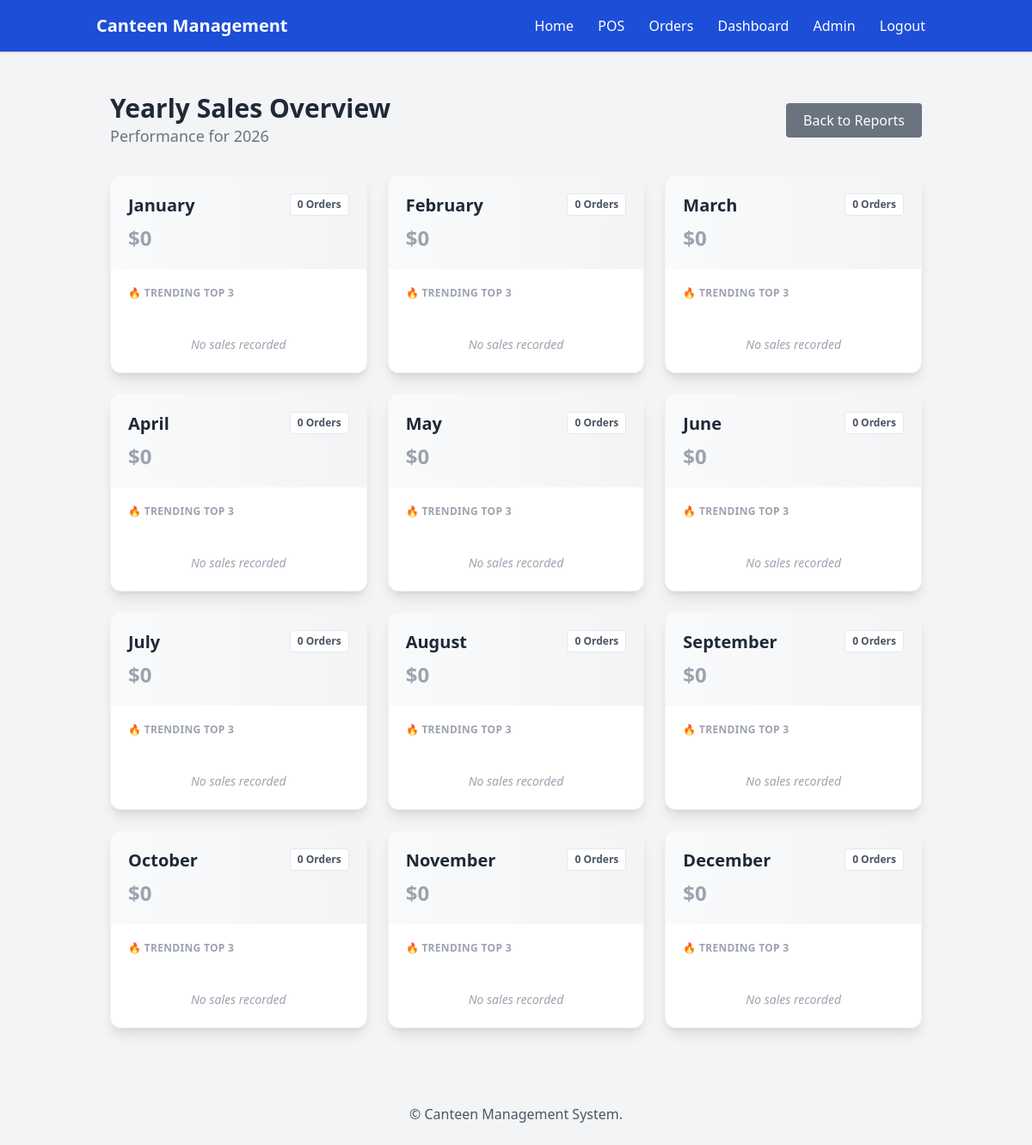
Before: /report/yearly-sales/ (signed in) with the older database file.
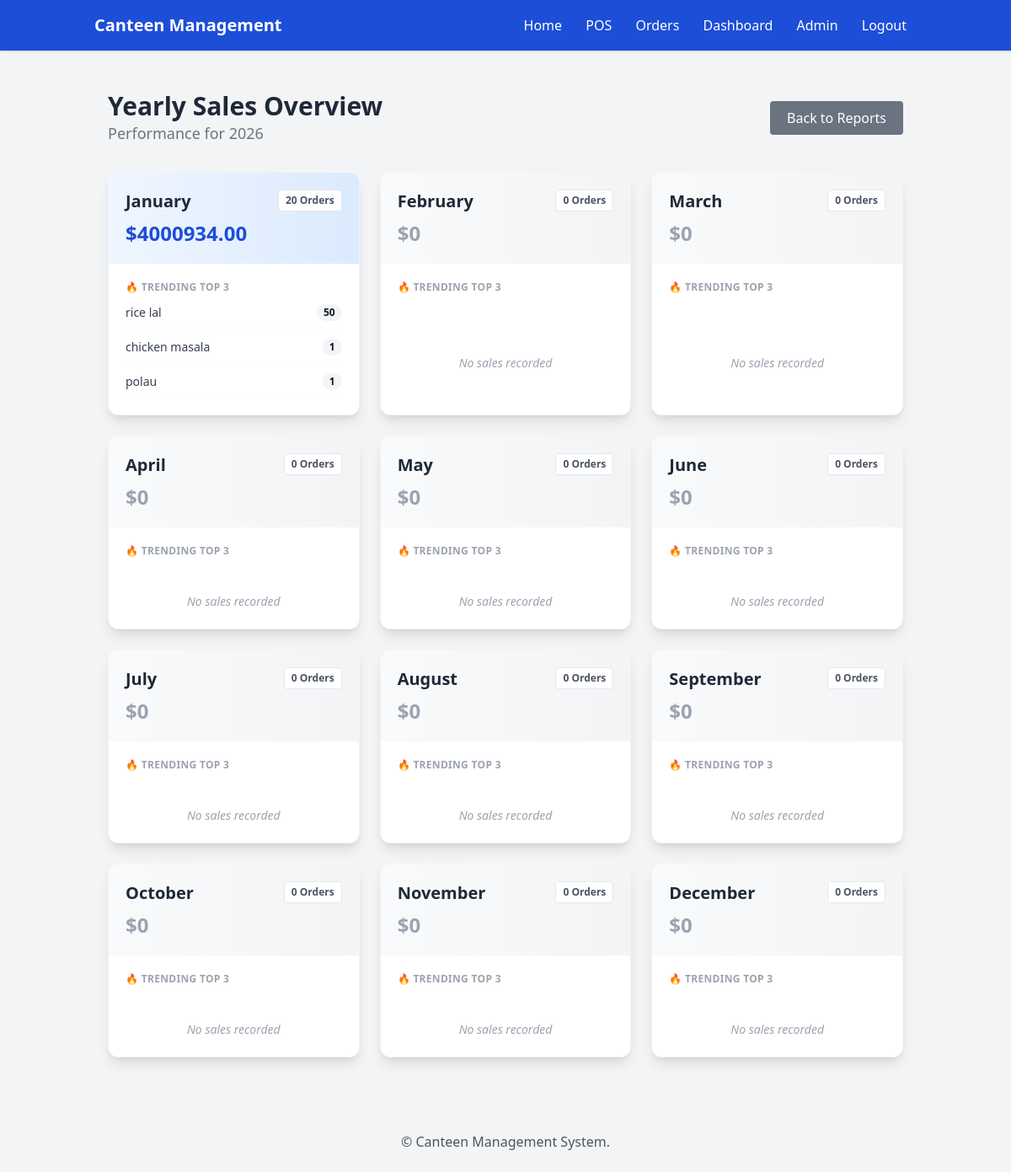
After: the same page with the newer database file.
### canteen/models.py (models this page shows, shortened)
class Product(models.Model):
    category = models.ForeignKey(Category, on_delete=models.SET_NULL, null=True, blank=True, related_name='products')
    name = models.CharField(max_length=200)
    description = models.TextField(blank=True)
    price = models.DecimalField(max_digits=9, decimal_places=2)
    image = models.ImageField(upload_to='products/', blank=True, null=True)
    in_stock = models.BooleanField(default=True)
    stock_qty = models.IntegerField(default=0)  # inventory count
    tags = models.CharField(max_length=200, blank=True)  # optional tags
    LOW_STOCK_LIMIT = 5  # threshold for low stock alert

### canteen/views.py (the view)
# urls.py: path('report/yearly-sales/', views.yearly_sales_detail, name='yearly_sales_detail'),
@login_required
def yearly_sales_detail(request):
    current_year = timezone.now().year
    monthly_data = []
    for month in range(1, 13):
        orders = Order.objects.filter(
            created_at__year=current_year,
            created_at__month=month,
            is_paid=True,
            cancelled=False
        )
        total_sales = sum(o.total_amount for o in orders)
        product_sales = {}
        for order in orders:
            for item in order.items.all():
                name = item.product.name
                qty = item.quantity
                product_sales[name] = product_sales.get(name, 0) + qty
        top_products = sorted(product_sales.items(), key=lambda x: x[1], reverse=True)[:3]
        monthly_data.append({
            'month_name': calendar.month_name[month],
            'total_sales': total_sales,
            'order_count': orders.count(),
            'top_products': top_products,
        })
    context = {
        'year': current_year,
        'monthly_data': monthly_data,
    }
    return render(request, 'canteen/yearly_sales_detail.html', context)

### canteen/templates/canteen/yearly_sales_detail.html (shortened to what this page needs)
{% extends 'canteen/base.html' %}
{% block content %}
<div class="container mx-auto px-4 py-6">
    <div class="flex justify-between items-center mb-8">
        <div>
            <h2 class="text-3xl font-bold text-gray-800">Yearly Sales Overview</h2>
            <p class="text-gray-500 text-lg">Performance for {{ year }}</p>
        </div>
        <a href="{% url 'canteen:report' %}" class="bg-gray-500 text-white px-5 py-2 rounded hover:bg-gray-600 transition">
            Back to Reports
        </a>
    </div>
    <div class="grid grid-cols-1 md:grid-cols-2 lg:grid-cols-3 gap-6">
        {% for month in monthly_data %}
        <div class="bg-white shadow-lg rounded-xl overflow-hidden border border-gray-100 flex flex-col h-full">
            <div class="p-5 bg-gradient-to-r {% if month.total_sales > 0 %}from-blue-50 to-blue-100{% else %}from-gray-50 to-gray-100{% endif %}">
                <div class="flex justify-between items-start">
                    <h3 class="text-xl font-bold text-gray-800">{{ month.month_name }}</h3>
                    <span class="text-xs font-semibold px-2 py-1 rounded bg-white text-gray-600 border">
                        {{ month.order_count }} Orders
                    </span>
                </div>
                <div class="mt-2">
                    <span class="text-2xl font-bold {% if month.total_sales > 0 %}text-blue-700{% else %}text-gray-400{% endif %}">
                        ${{ month.total_sales }}
                    </span>
                </div>
            </div>
            <div class="p-5 flex-grow">
                <h4 class="text-xs font-bold text-gray-400 uppercase tracking-wide mb-3">
                    🔥 Trending Top 3
                </h4>
                {% if month.top_products %}
                    <ul class="space-y-3">
                        {% for name, qty in month.top_products %}
                        <li class="flex justify-between items-center text-sm border-b border-gray-50 pb-2 last:border-0">
                            <span class="font-medium text-gray-700 truncate w-3/4">{{ name }}</span>
                            <span class="font-bold text-gray-900 bg-gray-100 px-2 py-0.5 rounded-full text-xs">
                                {{ qty }}
                            </span>
                        </li>
                        {% endfor %}
                    </ul>
                {% else %}
                    <div class="h-full flex items-center justify-center text-gray-400 text-sm italic py-4">
                        No sales recorded
                    </div>
                {% endif %}
            </div>
        </div>
        {% endfor %}
    </div>
</div>
{% endblock %}

Changed rows visible on the page:
added Product: top_products "rice lal"
now on this page (row edited): Product: top_products "chicken masala"
now on this page (row edited): Product: top_products "polau"
Other visible differences:
new list line: "January 20 Orders $ 4000934.00 🔥 TRENDING TOP 3 50 1 1"
list line gone: "January 0 Orders $ 0 🔥 TRENDING TOP 3 No sales recorded"
